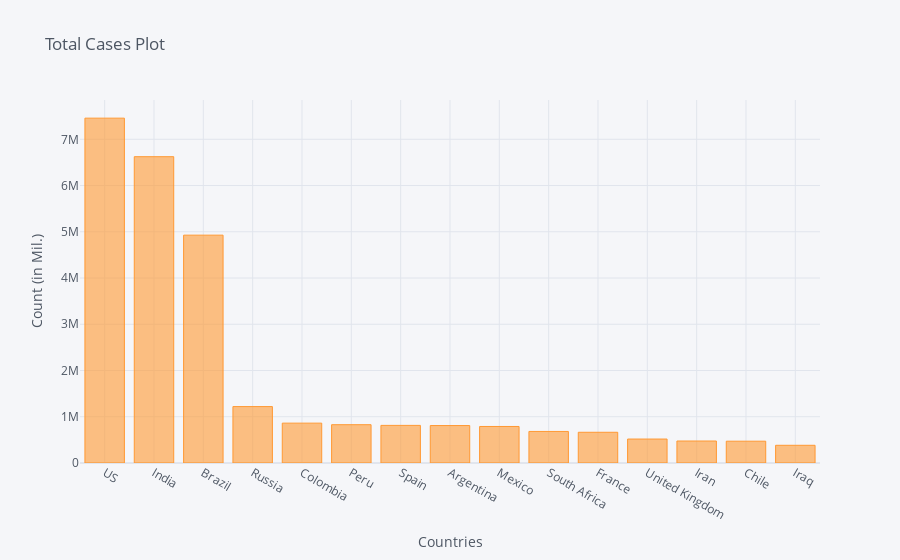

Notebook source saved alongside this figure:
### Code cell
corona_dframe_agg_plot.iplot(kind='bar', x='Country/Region', y='10/5/20',
                             title='Total Cases Plot',xTitle='Countries',yTitle='Count (in Mil.)')

### Figure 1 — Plotly figure (JSON) as saved in the notebook; plotly's stock layout.template omitted (floating-point values rounded to 4 significant figures)
{"data": [{"marker": {"color": "rgba(255, 153, 51, 0.6)", "line": {"color": "rgba(255, 153, 51, 1.0)", "width": 1}}, "name": "10/5/20", "orientation": "v", "text": "", "type": "bar", "x": ["US", "India", "Brazil", "Russia", "Colombia", "Peru", "Spain", "Argentina", "Mexico", "South Africa", "France", "United Kingdom", "Iran", "Chile", "Iraq"], "y": [7457402, 6623815, 4927235, 1219796, 862158, 828169, 813412, 809728, 789780, 682215, 664289, 518222, 475674, 471746, 382949]}], "layout": {"legend": {"bgcolor": "#F5F6F9", "font": {"color": "#4D5663"}}, "paper_bgcolor": "#F5F6F9", "plot_bgcolor": "#F5F6F9", "title": {"font": {"color": "#4D5663"}, "text": "Total Cases Plot"}, "xaxis": {"gridcolor": "#E1E5ED", "showgrid": true, "tickfont": {"color": "#4D5663"}, "title": {"font": {"color": "#4D5663"}, "text": "Countries"}, "zerolinecolor": "#E1E5ED"}, "yaxis": {"gridcolor": "#E1E5ED", "showgrid": true, "tickfont": {"color": "#4D5663"}, "title": {"font": {"color": "#4D5663"}, "text": "Count (in Mil.)"}, "zerolinecolor": "#E1E5ED"}}}
